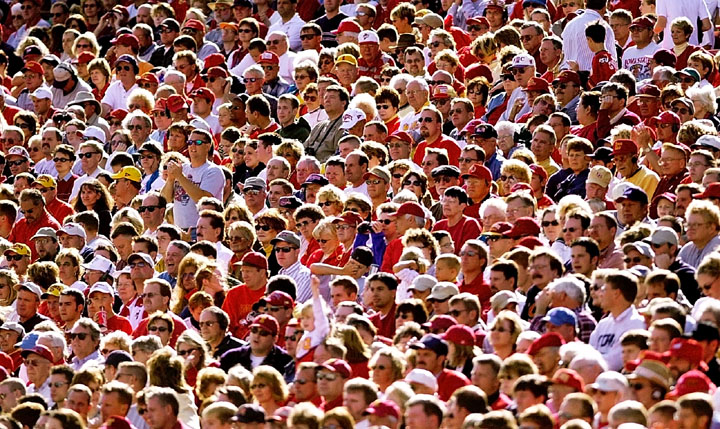
//> input picture images/multidao.jpg, 720 x 429 px
$ ./mult   (built with g++ and OpenCV 4)
//> lines starting //> are read from the running program, lines starting //| are printed output that depends on the picture; after the words box and inside, x2 and y2 are one past the last pixel; in counts of white or black regions, pixels touching at a corner belong together
#include <opencv2/opencv.hpp>
#include <opencv2/highgui/highgui_c.h>
#include <iostream>

using namespace cv;
using namespace std;


int main(void){

    // inicia um numero randomico com seed 1234
    RNG random(1234);

    Mat img = imread("../images/multidao.jpg");
//> img is the input picture: 429 rows x 720 cols, CV_8UC3; mean B, G, R 85.4, 94.7, 139.7

    Mat mask(Mat::zeros(img.size(), CV_8UC3));

    int raio = 50;
    int qtde = 3;

    for (int i = 0; i < qtde; i++){
        random.next();
        circle(mask, Point(random.uniform(raio, mask.cols - raio), random.uniform(raio, mask.rows - raio)), raio, Scalar(1, 1, 1), -1, 8, 0);
    }
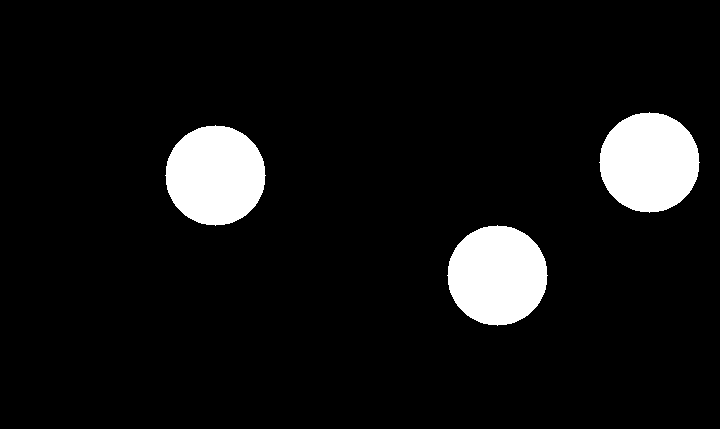
//> mask: 429 rows x 720 cols, CV_8UC3; values 0 (black) and 1 (white), 7.6% white; 3 white regions, box (x1, y1, x2, y2) and area: (599, 112, 700, 213) 7845, (165, 125, 266, 226) 7845, (447, 225, 548, 326) 7845

    Mat resul;
    multiply(img, mask, resul);
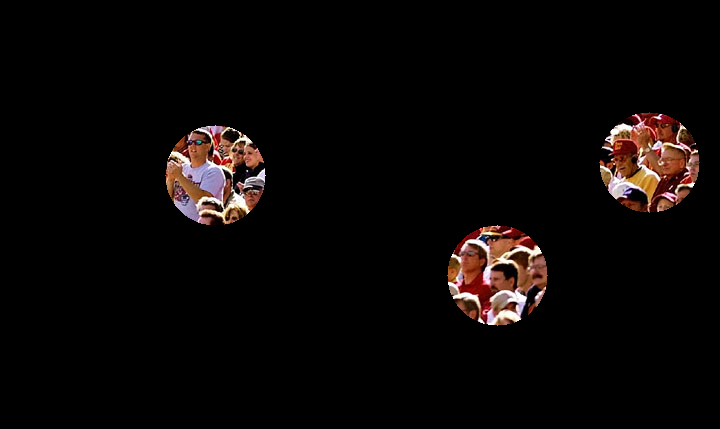
//> resul: 429 rows x 720 cols, CV_8UC3; mean B, G, R 6.2, 7.1, 10.7
    imshow("multidao", resul);
    imwrite("multidao.jpg", resul);

    img = imread("../images/CH02/Fig0230(a)(dental_xray).tif", 0);
//> Fig0230(a)(dental_xray).tif cannot be read in this run, so this picture is empty
    mask = imread("../images/CH02/Fig0230(b)(dental_xray_mask).tif", 0);
//> Fig0230(b)(dental_xray_mask).tif cannot be read in this run, so this picture is empty

    // converte a máscara PB em binário
    // mask /= 255; // 0-255 -> 0-1

    // cout << mask;

    multiply(img, mask, resul, 1./255);
//> (the run ends here: the program stops with an error, at `imshow("dente", resul);`)
